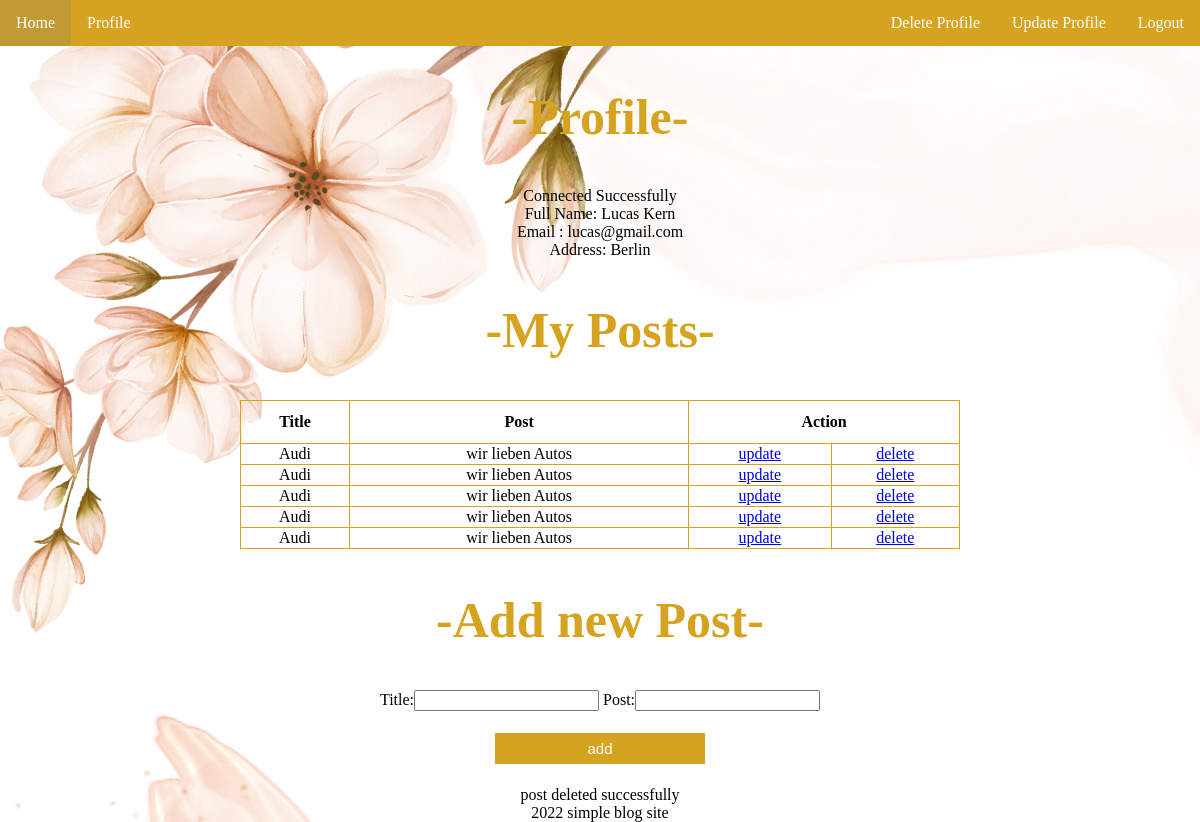
Screenshot of /profilepage.php (signed in) with the database file from the repository.
### tables this page shows
CREATE TABLE `users` (
  `user_id` int NOT NULL,
  `firstname` varchar(30) NOT NULL,
  `lastname` varchar(30) NOT NULL,
  `address` varchar(100) NOT NULL,
  `email` varchar(50) NOT NULL,
  `password` varchar(50) NOT NULL,
  `created_at` timestamp NOT NULL DEFAULT CURRENT_TIMESTAMP ON UPDATE CURRENT_TIMESTAMP,
  `updated_at` timestamp NOT NULL DEFAULT CURRENT_TIMESTAMP ON UPDATE CURRENT_TIMESTAMP,
  `lastlogin` timestamp NOT NULL DEFAULT CURRENT_TIMESTAMP ON UPDATE CURRENT_TIMESTAMP
);

CREATE TABLE `posts` (
  `post_id1` int NOT NULL,
  `user_id` int NOT NULL,
  `post_title` varchar(50) NOT NULL,
  `post_content` longtext,
  `post_date` timestamp NOT NULL DEFAULT CURRENT_TIMESTAMP ON UPDATE CURRENT_TIMESTAMP,
  `updated_date` timestamp NOT NULL DEFAULT CURRENT_TIMESTAMP ON UPDATE CURRENT_TIMESTAMP
);

### profilepage.php (the view, shortened to what this page needs)
<!DOCTYPE html>
<html>
<head>
	<link rel="stylesheet" href="links.css">
</head>
          <body>
               <ul class="topnav">
                <li><a class="active" href="hp2.php">Home</a></li>
                <li><a href="profilepage.php">Profile</a></li>
                <li class="right"><a href="logout.php">Logout</a></li>
                <li class="right"><a href="updateuser.php">Update Profile</a></li>
                <li class="right"><a href="deleteuser.php">Delete Profile</a></li>
               </ul>
                     <h2> -Profile-</h2>
         <center>
      <?php
             include 'config.php';
              echo " <br>";
             $id = $_SESSION['user_id'];
             $sql = "select * from users where user_id= '$id'";
             $results =mysqli_query($conn,$sql);
             if($results){
             if(mysqli_num_rows($results)>0){
             while($row =mysqli_fetch_assoc($results)){
             echo "Full Name: ".$row['firstname']." ".$row['lastname']."<br>";
             echo "Email : ".$row['email']."<br>";
             echo "Address: ".$row['address']. "  <br>";
              }
              }
              }
             ?>
                  <h2> -My Posts-</h2>
            <?php
            $id=$_SESSION['user_id'];
            $sql2="select * from posts where user_id='$id'";
            if($result2=mysqli_query($conn,$sql2)){
            if(mysqli_num_rows($result2)>0){
                 echo '<table class="table table-bordered table-striped">';
                 echo "<thead>";
                 echo "<tr>";
                 echo "<th>Title</th>";
                 echo "<th>Post</th>";
                 echo "<th colspan=2>Action</th>";
                 echo "</tr>";
                 echo "</thead>";
                 echo "<tbody>";
                 while($row =mysqli_fetch_assoc($result2)){
                 echo "<td>" . $row['post_title'] . "</td>";
                 echo "<td>" . $row['post_content'] . "</td>";
                 echo "<td>".'<a href="update.php?post_id1='. $row['post_id1'] .' ">update</a>'."</td>";
                 echo "<td>".'<a href="profilepage.php?post_id1='. $row['post_id1'] .' ">delete</a>'."</td>";
                }
                 echo "</tbody>";
                 echo "</table>";
                 }
                 }
                 ?>
                  <h2> -Add new Post-</h2>
                  <form  align="center" method="post" action="profilepage.php">
                  Title:<input type="text" name="title" >
                  Post:<input type="text" name="post" ><br><br>
                       <button name="add" type="submit" >add</button><br><br>
              <?php
                  $post_id1=$_GET['post_id1'];
         $query = "delete from posts where post_id1='$post_id1'";
         if(mysqli_query($conn,$query)){
         echo " post deleted successfully";
          }else {
         echo "Error: ".mysqli_error($conn);
          }
          echo " <br>";
          include 'footer.php';
       ?>
            </form>
         </center>
</body>
</html>

### links.css (style rules this page uses)
h2 { text-align: center; color:rgb(214, 163, 33); font-family:'Brush Script MT', cursive; font-weight: bold; font-size: 50px; }
button { border: none; color: white; padding: 7px 92px; text-align: center; text-decoration: none; display: inline-block; background-color:rgb(214, 163, 33) ; font-size: 15px; margin: 4px 2px; cursor: pointer; }

### profilepage.php (style rules this page uses)
body { background-image: url('untitled5.png'); }
body { margin: 0; }
ul.topnav { list-style-type: none; margin: 0; padding: 0; overflow: hidden; background-color: rgb(214, 163, 33); }
ul.topnav li { float: left; }
ul.topnav li a { display: block; color: white; text-align: center; padding: 14px 16px; text-decoration: none; }
ul.topnav li a.active { background-color: rgb(194, 154, 52); }
ul.topnav li.right { float: right; }
table, td, th { border: 1px solid black; border-color: rgb(214, 163, 33); text-align: center; }
table { border-collapse: collapse; width: 60%; }
th { height: 40px; }
body { font-family: "Papyrus", "fantasy"; }

### rows the page displays
users: firstname "Lucas", lastname "Kern", email "lucas@gmail.com", address "Berlin"
posts: post_title "Audi", post_content "wir lieben Autos"
posts: post_title "Audi", post_content "wir lieben Autos"
posts: post_title "Audi", post_content "wir lieben Autos"
posts: post_title "Audi", post_content "wir lieben Autos"
posts: post_title "Audi", post_content "wir lieben Autos"
